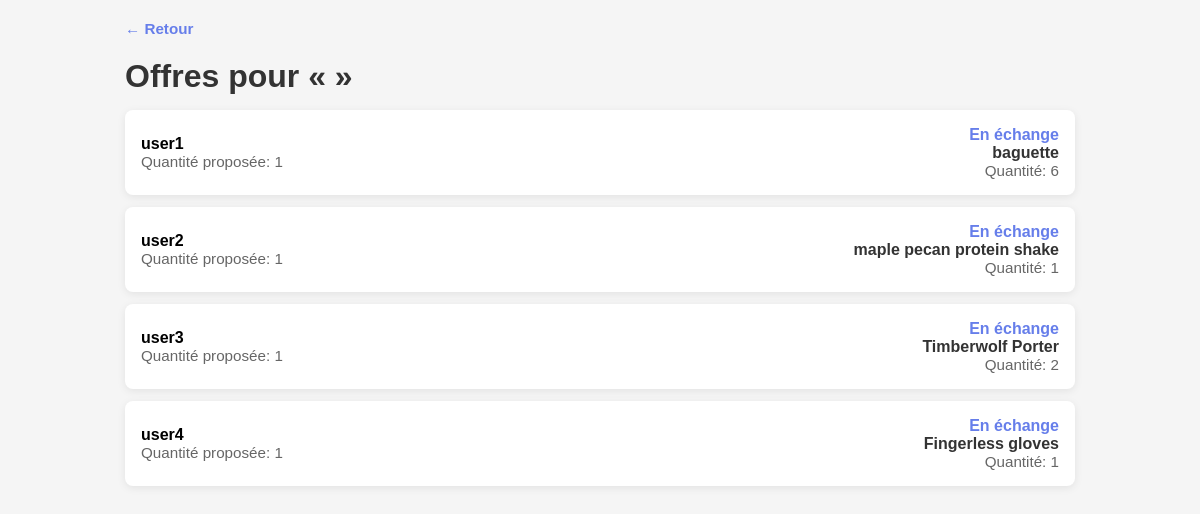
Page /my_offers.php?id=81 (signed in) on the committed database.
### tables this page shows
CREATE TABLE Offers (
	id INT AUTO_INCREMENT NOT NULL PRIMARY KEY,
	product_id INT,
	product_quantity INT DEFAULT 1,
	offer_id INT,
	offer_quantity INT DEFAULT 1,
	user_id INT,

	CONSTRAINT fk_offers_product
	FOREIGN KEY (product_id) REFERENCES Products(id) ON DELETE CASCADE,
	CONSTRAINT fk_offers_offer
	FOREIGN KEY (offer_id) REFERENCES Products(id) ON DELETE CASCADE,
	FOREIGN KEY (user_id) REFERENCES Users(user_id)
);

CREATE TABLE Users (
	user_id INT AUTO_INCREMENT NOT NULL PRIMARY KEY,
	username CHAR(50) UNIQUE NOT NULL,
	email CHAR(255) UNIQUE NOT NULL,
	hashed_password CHAR(255) NOT NULL,
	admin BOOLEAN DEFAULT FALSE
);

CREATE TABLE Products (
	id INT AUTO_INCREMENT NOT NULL PRIMARY KEY,
	user_id INT,
	name CHAR(50) NOT NULL,
	description VARCHAR(255),
	offers INT DEFAULT 0,
	FOREIGN KEY (user_id) REFERENCES Users(user_id)
);

### actions/offers_action.php (called while the page is built)
<?php
function SQL_GET_OFFERS_BY_PRODUCT_ID($conn, $id) {
	$req = $conn->prepare("SELECT * FROM Offers WHERE product_id = :id");
	$req->execute(['id' => $id]);
	return $req->fetchAll();
}
function SQL_GET_USER_BY_OFFER_ID($conn, $offer_id) {
	$req = $conn->prepare(
		"SELECT u.user_id, u.username FROM Offers o JOIN Users u ON o.user_id = u.user_id WHERE o.id = :id"
	);
	$req->execute(['id' => $offer_id]);
	return $req->fetch();
}
function SQL_GET_PRODUCT_BY_OFFER_ID($conn, $offer_id) {
	$req = $conn->prepare(
		"SELECT p.* FROM Offers o JOIN Products p ON o.offer_id = p.id WHERE o.id = :id"
	);
	$req->execute(['id' => $offer_id]);
	return $req->fetch();
}
?>

### my_offers.php (the view, shortened to what this page needs)
<?php
require 'includes/db_connect.php';
require 'actions/offers_action.php';
if (isset($_GET['id'])) {
	$product_id = (int) $_GET['id'];
	$product_name = isset($_GET['name']) ? htmlspecialchars($_GET['name']) : '';
	$offers = SQL_GET_OFFERS_BY_PRODUCT_ID($conn, $product_id);
	$mode = 'by_product';
}
?>
<!DOCTYPE html>
<html lang="fr">
<head>
	<link rel="stylesheet" href="assets/css/style.css">
</head>
<body>
	<div class="container">
		<div class="back-link"><a href="index.php">← Retour</a></div>
		<?php if ($mode === 'by_product'): ?>
			<h1>Offres pour « <?= htmlspecialchars($product_name) ?> »</h1>
			<?php if (empty($offers)): ?>
				<div class="empty-state">Aucune offre pour ce produit pour l'instant.</div>
			<?php else: ?>
				<?php foreach ($offers as $offer):
					$user = SQL_GET_USER_BY_OFFER_ID($conn, $offer['id']);
					$offered_product = SQL_GET_PRODUCT_BY_OFFER_ID($conn, $offer['id']);
				?>
					<div class="offer-item">
						<div class="offer-header">
							<div>
								<strong><?= htmlspecialchars($user['username'] ?? 'Utilisateur inconnu') ?></strong>
								<div class="offer-meta">Quantité proposée: <?= (int) $offer['product_quantity'] ?></div>
							</div>
							<div style="text-align:right">
								<div style="color:#667eea;font-weight:bold;">En échange</div>
								<div style="color:#333;font-weight:bold;"><?= htmlspecialchars($offered_product['name'] ?? 'Produit supprimé') ?></div>
								<div class="offer-meta">Quantité: <?= (int) $offer['offer_quantity'] ?></div>
							</div>
						</div>
					</div>
				<?php endforeach; ?>
			<?php endif; ?>
		<?php endif; ?>
	</div>
</body>
</html>

### assets/css/style.css (style rules this page uses)
* { margin: 0; padding: 0; box-sizing: border-box; }
html, body { height: 100%; }
body { font-family: Arial, sans-serif; background: #f5f5f5; }
html, body { overflow-x: hidden; }
h1, h2 { margin-bottom: 15px; color: #333; }
h1 { font-size: 2em; }
body { padding: 20px; }
.container { max-width: 950px; margin: 0 auto; }
.back-link { margin-bottom: 20px; }
.back-link a { color: #667eea; text-decoration: none; font-weight: bold; font-size: 0.95em; }

### my_offers.php (style rules this page uses)
.offer-item { background: white; padding: 16px; border-radius: 8px; margin-bottom: 12px; box-shadow: 0 2px 8px rgba(0,0,0,0.08); }
.offer-header { display:flex; justify-content:space-between; align-items:center; gap:12px; }
.offer-meta { color:#666; font-size:0.95em; }

### rows in the picture
offers: user.username "user1", product_quantity "1", offer.name "baguette", offer_quantity "6"
offers: user.username "user2", product_quantity "1", offer.name "maple pecan protein shake", offer_quantity "1"
offers: user.username "user3", product_quantity "1", offer.name "Timberwolf Porter", offer_quantity "2"
offers: user.username "user4", product_quantity "1", offer.name "Fingerless gloves", offer_quantity "1"
